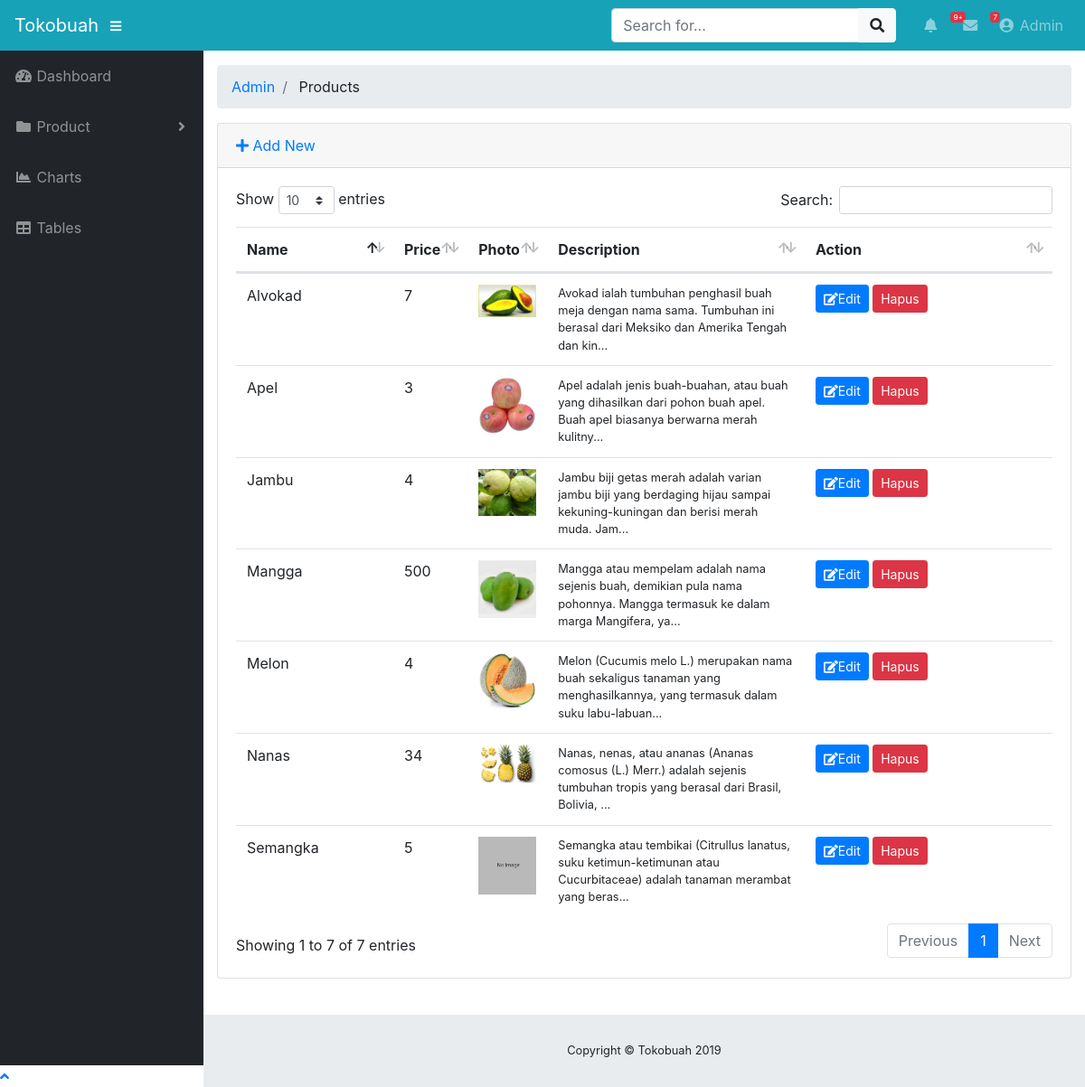
Page /index.php/admin/products on the committed database.
### tables this page shows
CREATE TABLE `products` (
  `product_id` varchar(64) NOT NULL,
  `name` varchar(255) NOT NULL,
  `price` int(11) NOT NULL,
  `image` varchar(255) NOT NULL DEFAULT 'default.jpg',
  `description` text NOT NULL
);

### application/controllers/admin/Products.php (called while the page is built, shortened)
<?php
class Products extends CI_Controller
{
    public function __construct()
    {
        $this->load->model("product_model");
        $this->load->library('form_validation');
    }
    public function index()
    {
        $data["products"] = $this->product_model->getAll();
        $this->load->view("admin/product/list", $data);
    }
}

### index.php (called while the page is built, shortened)
<?php
require_once BASEPATH.'core/CodeIgniter.php';

### application/models/Product_model.php (called while the page is built, shortened)
<?php defined('BASEPATH') OR exit('No direct script access allowed');
class Product_model extends CI_Model
{
    private $_table = "products";
    public function getAll()
    {
        return $this->db->get($this->_table)->result();
    }
}

### application/views/admin/product/list.php (the view, shortened to what this page needs)
<!DOCTYPE html>
<html lang="en">
<head>
	<?php $this->load->view("admin/_partials/head.php") ?>
</head>
<body id="page-top">
	<?php $this->load->view("admin/_partials/navbar.php") ?>
	<div id="wrapper">
		<?php $this->load->view("admin/_partials/sidebar.php") ?>
		<div id="content-wrapper">
			<div class="container-fluid">
				<?php $this->load->view("admin/_partials/breadcrumb.php") ?>
				<div class="card mb-3">
					<div class="card-header">
						<a href="<?php echo site_url('admin/products/add') ?>"><i class="fas fa-plus"></i> Add New</a>
					</div>
					<div class="card-body">
					<div class="table-responsive">
						<table class="table table-hover" id="dataTable" width="100%" cellspacing="0">
						<thead>
							<tr>
								<th>Name</th>
								<th>Price</th>
								<th>Photo</th>
								<th>Description</th>
								<th>Action</th>
							</tr>
						</thead>
						<tbody>
							<?php foreach ($products as $product): ?>
								<tr>
									<td width="150">
										<?php echo $product->name ?>
									</td>
									<td>
										<?php echo $product->price ?>
									</td>
									<td>
										<img src="<?php echo base_url('upload/product/'. $product->image) ?>" width="64"/>
									</td>
									<td class="small">
										<?php echo substr($product->description,0,120) ?>...</td>
									<td width="250">
								<a href="<?php echo site_url('admin/products/edit/'.$product->product_id) ?>"
								class="btn btn-sm btn-primary btn-flat"><i class="fas fa-edit"></i>Edit</a>
							<a onclick="deleteConfirm ('<?php echo site_url('admin/products/delete/'.$product->product_id)?>')"href="#!" class="btn btn-sm btn-danger btn-flat"><i class="fas fas-trash"></i>Hapus</a>
									</td>
								</tr>
							<?php endforeach; ?>
						</tbody>
					</table>
				</div>
			</div>
		</div>
	</div>
			<?php $this->load->view("admin/_partials/footer.php") ?>
		</div>
	</div>
	<?php $this->load->view("admin/_partials/scrolltop.php") ?>
</body>
</html>

### application/views/admin/_partials/head.php (shortened to what this page needs)
<link href="<?php echo base_url('assets/fontawesome-free/css/all.min.css')?>" rel="stylesheet" type="text/css">
<link href="<?php echo base_url('assets/datatables/dataTables.bootstrap4.css')?>" rel="stylesheet">
<link href="<?php echo base_url('css/sb-admin.css')?>"rel="stylesheet">

### application/views/admin/_partials/navbar.php (shortened to what this page needs)
<nav class="navbar navbar-expand navbar-dark bg-info static-top">
    <a class="navbar-brand mr-1" href="<?php echo site_url('admin') ?>"><?php echo SITE_NAME ?></a>
    <button class="btn btn-link btn-sm text-white order-1 order-sm-0" id="sidebarToggle" href="#">
        <i class="fas fa-bars"></i>
    </button>
    <form class="d-none d-md-inline-block form-inline ml-auto mr-0 mr-md-3 my-2 my-md-0">
        <div class="input-group">
            <input type="text" class="form-control" placeholder="Search for..." aria-label="Search" aria-describedby="basic-addon2">
            <div class="input-group-append">
                <button class="btn btn-light" type="button">
                    <i class="fas fa-search"></i>
                </button>
            </div>
        </div>
    </form>
    <ul class="navbar-nav ml-auto ml-md-0">
        <li class="nav-item dropdown no-arrow mx-1">
            <a class="nav-link dropdown-toggle" href="#" id="alertsDropdown" role="button" data-toggle="dropdown" aria-haspopup="true"
                aria-expanded="false">
                <i class="fas fa-bell fa-fw"></i>
                <span class="badge badge-danger">9+</span>
            </a>
        </li>
        <li class="nav-item dropdown no-arrow mx-1">
            <a class="nav-link dropdown-toggle" href="#" id="messagesDropdown" role="button" data-toggle="dropdown" aria-haspopup="true"
                aria-expanded="false">
                <i class="fas fa-envelope fa-fw"></i>
                <span class="badge badge-danger">7</span>
            </a>
        </li>
        <li class="nav-item dropdown no-arrow">
            <a class="nav-link dropdown-toggle" href="#" id="userDropdown" role="button" data-toggle="dropdown" aria-haspopup="true"
                aria-expanded="false">
                <i class="fas fa-user-circle fa-fw"></i> Admin
            </a>
        </li>
    </ul>
</nav>

### application/views/admin/_partials/sidebar.php (shortened to what this page needs)
<ul class="sidebar navbar-nav">
     <li class="nav-item <?php echo $this->uri->segment(2) == ''? 'active':''?>">
       <a class="nav-link" href="index.html">
         <i class="fas fa-fw fa-tachometer-alt"></i>
         <span>Dashboard</span>
       </a>
     </li>
     <li class="nav-item dropdown">
       <a class="nav-link dropdown-toggle" href="#" id="pagesDropdown" role="button" data-toggle="dropdown" aria-haspopup="true" aria-expanded="false">
         <i class="fas fa-fw fa-folder"></i>
         <span>Product</span>
       </a>
     </li>
     <li class="nav-item">
       <a class="nav-link" href="charts.html">
         <i class="fas fa-fw fa-chart-area"></i>
         <span>Charts</span></a>
     </li>
     <li class="nav-item">
       <a class="nav-link" href="tables.html">
         <i class="fas fa-fw fa-table"></i>
         <span>Tables</span></a>
     </li>
   </ul>

### application/views/admin/_partials/breadcrumb.php
  <ol class="breadcrumb">
<?php foreach ($this->uri->segments as $segment): ?>
	<?php
		$url = substr($this->uri->uri_string,0, strpos($this->uri->uri_string, $segment)).$segment;
		$is_active =  $url == $this->uri->uri_string;
		?>
    <li class="breadcrumb-item"<?php echo $is_active ? 'active':''?>">
    	<?php if ($is_active): ?>
    		<?php echo ucfirst($segment) ?>
    	<?php else: ?>
    		<a href="<?php echo site_url($url) ?>"><?php echo ucfirst($segment) ?></a>
    	<?php endif; ?>
    </li>
   <?php endforeach; ?>
  </ol>

### application/views/admin/_partials/footer.php
<footer class="sticky-footer">
  <div class="container my-auto">
    <div class="copyright text-center my-auto">
      <span>Copyright © <?php echo SITE_NAME ." ".Date('Y') ?></span>
    </div>
  </div>
</footer>

### application/views/admin/_partials/scrolltop.php
<a class="scrool-to-top rounded" href="#page-top">
	<i class="fas fa-angle-up"></i>
</a>

### rows in the picture
products: name "Apel", price "3", image (picture), description "Apel adalah jenis buah-buahan, atau buah yang dihasilkan dari pohon buah apel. Buah apel biasanya berwarna merah kulitny"
products: name "Mangga", price "500", image (picture), description "Mangga atau mempelam adalah nama sejenis buah, demikian pula nama pohonnya. Mangga termasuk ke dalam marga Mangifera, ya"
products: name "Jambu", price "4", image (picture), description "Jambu biji getas merah adalah varian jambu biji yang berdaging hijau sampai kekuning-kuningan dan berisi merah muda. Jam"
products: name "Nanas", price "34", image (picture), description "Nanas, nenas, atau ananas (Ananas comosus (L.) Merr.) adalah sejenis tumbuhan tropis yang berasal dari Brasil, Bolivia,"
products: name "Semangka", price "5", image (placeholder picture), description "Semangka atau tembikai (Citrullus lanatus, suku ketimun-ketimunan atau Cucurbitaceae) adalah tanaman merambat yang beras"
products: name "Alvokad", price "7", image (picture), description "Avokad ialah tumbuhan penghasil buah meja dengan nama sama. Tumbuhan ini berasal dari Meksiko dan Amerika Tengah dan kin"
products: name "Melon", price "4", image (picture), description "Melon (Cucumis melo L.) merupakan nama buah sekaligus tanaman yang menghasilkannya, yang termasuk dalam suku labu-labuan"

### other values in the picture
SITE_NAME "Tokobuah"
$segment "Admin"
$segment "Products"
Date('Y') "2019"
